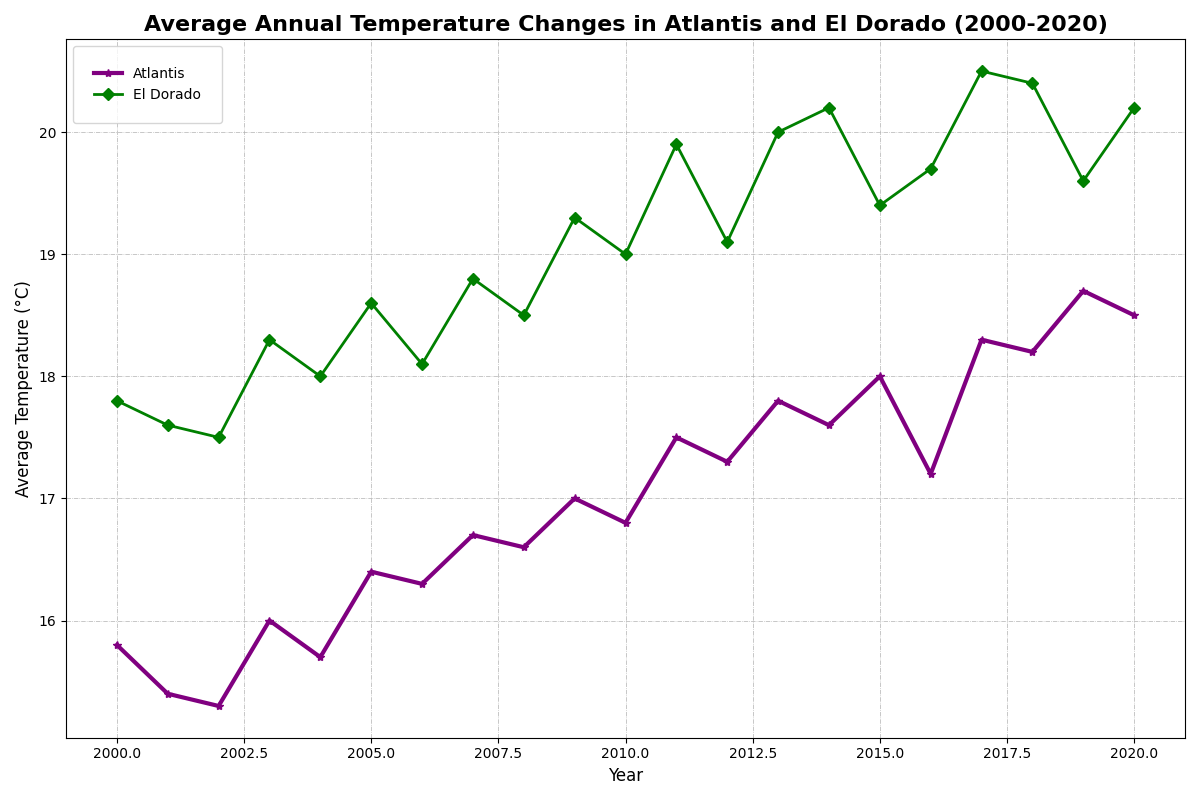

Recreate this plot in Python.
import matplotlib.pyplot as plt

years = list(range(2000, 2021))

temp_atlantis = [15.8, 15.4, 15.3, 16.0, 15.7, 16.4, 16.3, 16.7, 16.6, 17.0, 16.8, 17.5, 17.3, 17.8, 17.6, 18.0, 17.2, 18.3, 18.2, 18.7, 18.5]
temp_el_dorado = [17.8, 17.6, 17.5, 18.3, 18.0, 18.6, 18.1, 18.8, 18.5, 19.3, 19.0, 19.9, 19.1, 20.0, 20.2, 19.4, 19.7, 20.5, 20.4, 19.6, 20.2]

fig, ax = plt.subplots(figsize=(12, 8))

ax.plot(years, temp_atlantis, label='Atlantis', marker='*', linestyle='-', color='purple', linewidth=3)
ax.plot(years, temp_el_dorado, label='El Dorado', marker='D', linestyle='-', color='green', linewidth=2)

plt.title('Average Annual Temperature Changes in Atlantis and El Dorado (2000-2020)', fontsize=16, fontweight='bold')
plt.xlabel('Year', fontsize=12)
plt.ylabel('Average Temperature (°C)', fontsize=12)
plt.legend(borderpad=1.5, loc='upper left')
ax.grid(True, linestyle='-.', linewidth=0.5)

plt.tight_layout()
plt.show()
